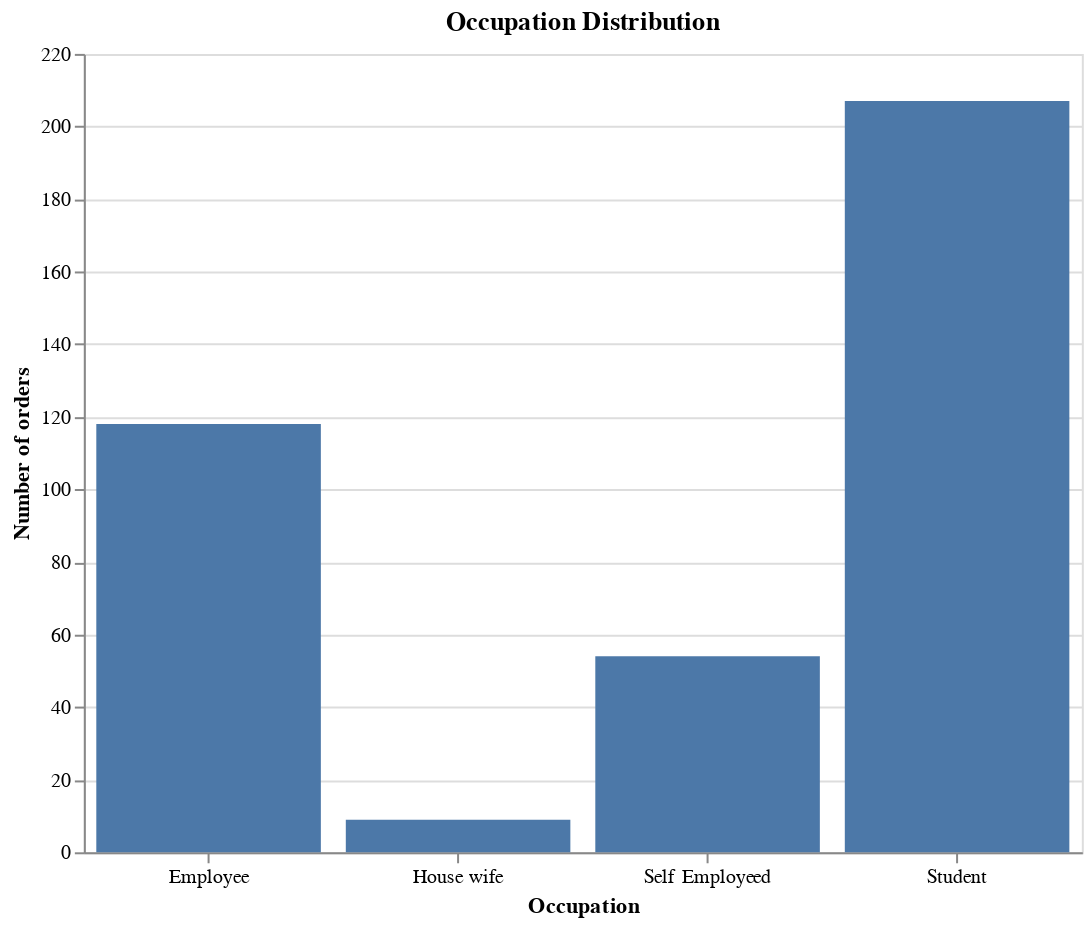

The code cell stored with this chart in its notebook:
### Code cell
occupation_chart

### Figure 1 — Vega-Lite specification as saved in the notebook (floating-point values rounded to 4 significant figures; data arrays with more than 128 entries replaced by an {"elided": "..."} marker saying what was removed)
{"config": {"view": {"continuousWidth": 300, "continuousHeight": 300}}, "data": {"name": "data-53239134cfde2153236bb8814d1d873d"}, "mark": {"type": "bar"}, "encoding": {"tooltip": [{"aggregate": "count", "type": "quantitative"}], "x": {"axis": {"labelAngle": 0}, "field": "Occupation", "type": "nominal"}, "y": {"aggregate": "count", "title": "Number of orders", "type": "quantitative"}}, "height": 400, "title": "Occupation Distribution", "width": 500, "$schema": "https://vega.github.io/schema/vega-lite/v5.8.0.json", "datasets": {"data-53239134cfde2153236bb8814d1d873d": {"elided": "388 records"}}}
